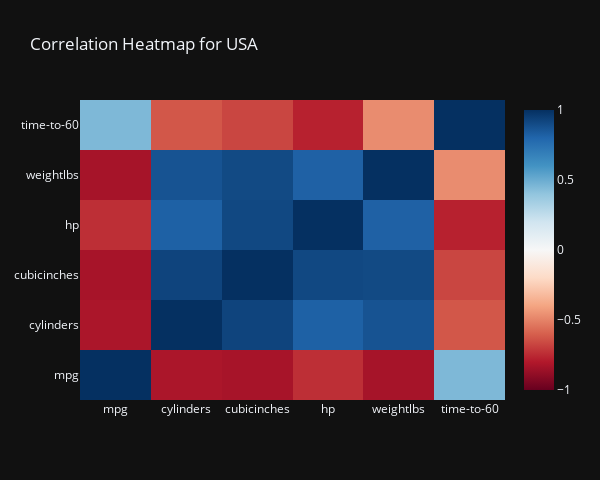

Notebook code for this chart:
### Code cell
draw_corr_heatmap('USA')

### Figure 1 — Plotly figure (JSON) as saved in the notebook; plotly's stock layout.template omitted (floating-point values rounded to 4 significant figures)
{"data": [{"colorscale": [[0, "rgb(103,0,31)"], [0.1, "rgb(178,24,43)"], [0.2, "rgb(214,96,77)"], [0.3, "rgb(244,165,130)"], [0.4, "rgb(253,219,199)"], [0.5, "rgb(247,247,247)"], [0.6, "rgb(209,229,240)"], [0.7, "rgb(146,197,222)"], [0.8, "rgb(67,147,195)"], [0.9, "rgb(33,102,172)"], [1, "rgb(5,48,97)"]], "type": "heatmap", "x": ["mpg", "cylinders", "cubicinches", "hp", "weightlbs", "time-to-60"], "y": ["mpg", "cylinders", "cubicinches", "hp", "weightlbs", "time-to-60"], "z": [[1, -0.8192, -0.8304, -0.7361, -0.8332, 0.4512], [-0.8192, 1, 0.9264, 0.8199, 0.8688, -0.6238], [-0.8304, 0.9264, 1, 0.9125, 0.9055, -0.6725], [-0.7361, 0.8199, 0.9125, 1, 0.8175, -0.7742], [-0.8332, 0.8688, 0.9055, 0.8175, 1, -0.4717], [0.4512, -0.6238, -0.6725, -0.7742, -0.4717, 1]], "zmid": 0}], "layout": {"height": 480, "title": {"text": "Correlation Heatmap for USA"}, "width": 600}}
